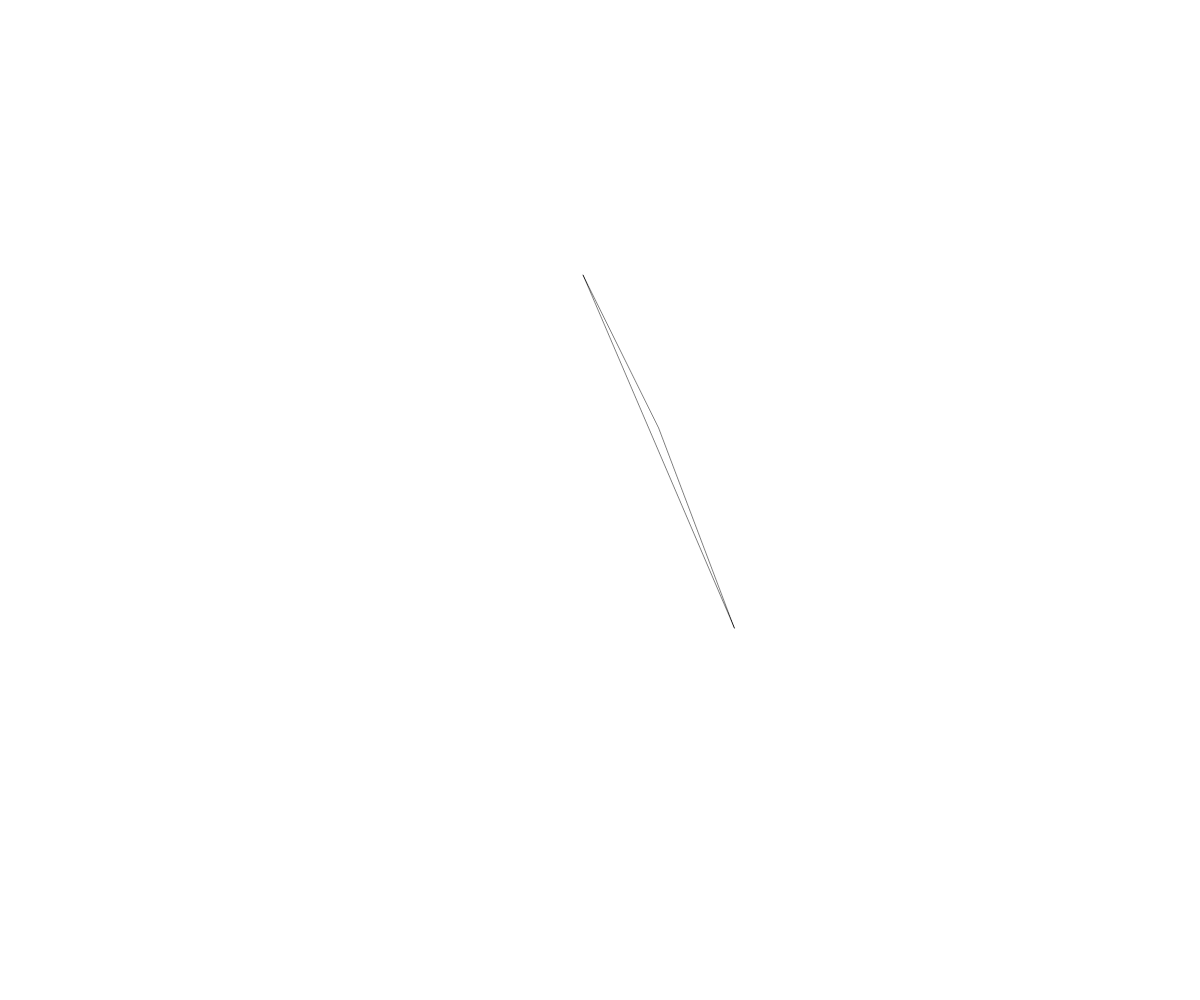
Frame 1 (no input)
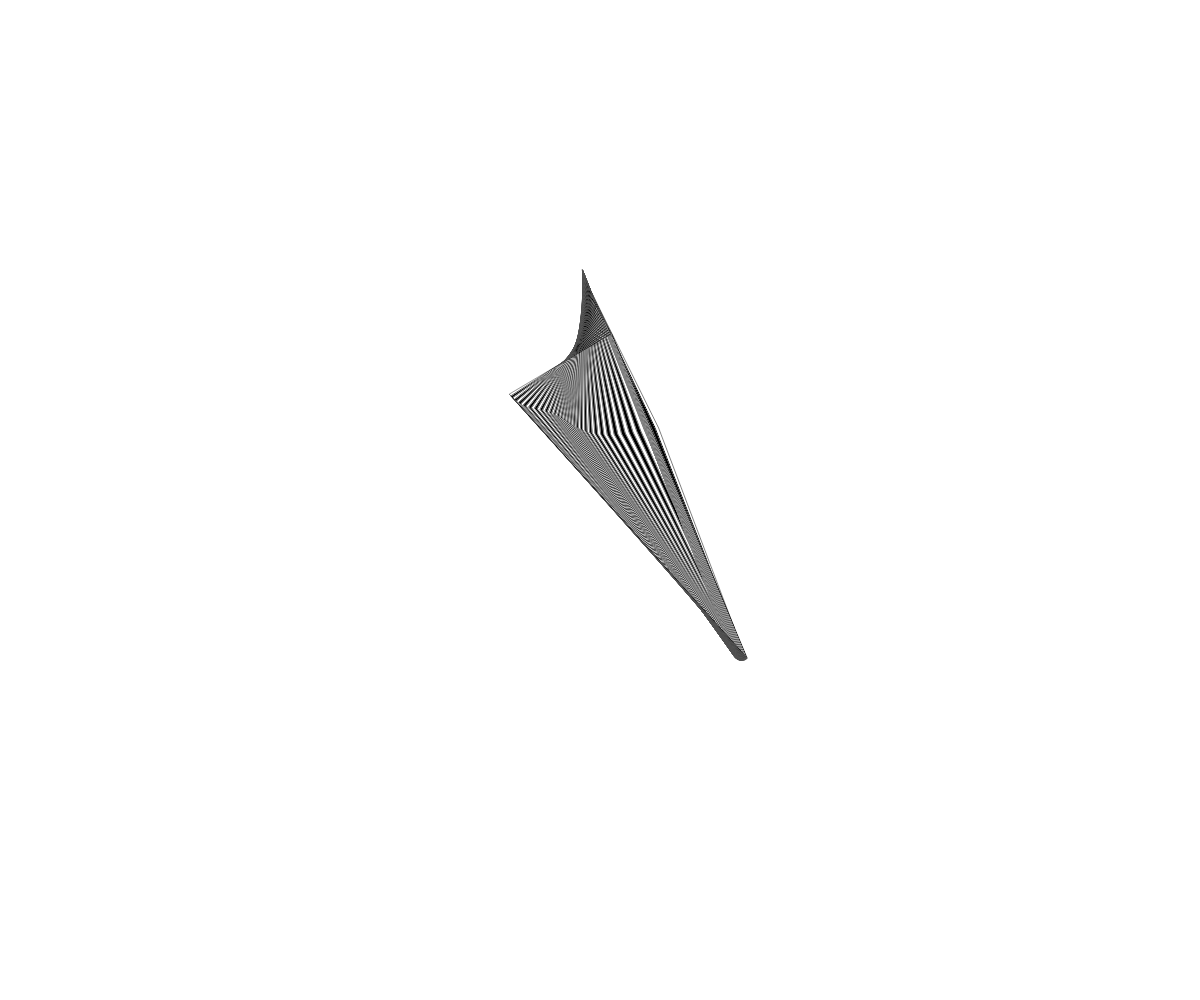
Frame 60 (no input)
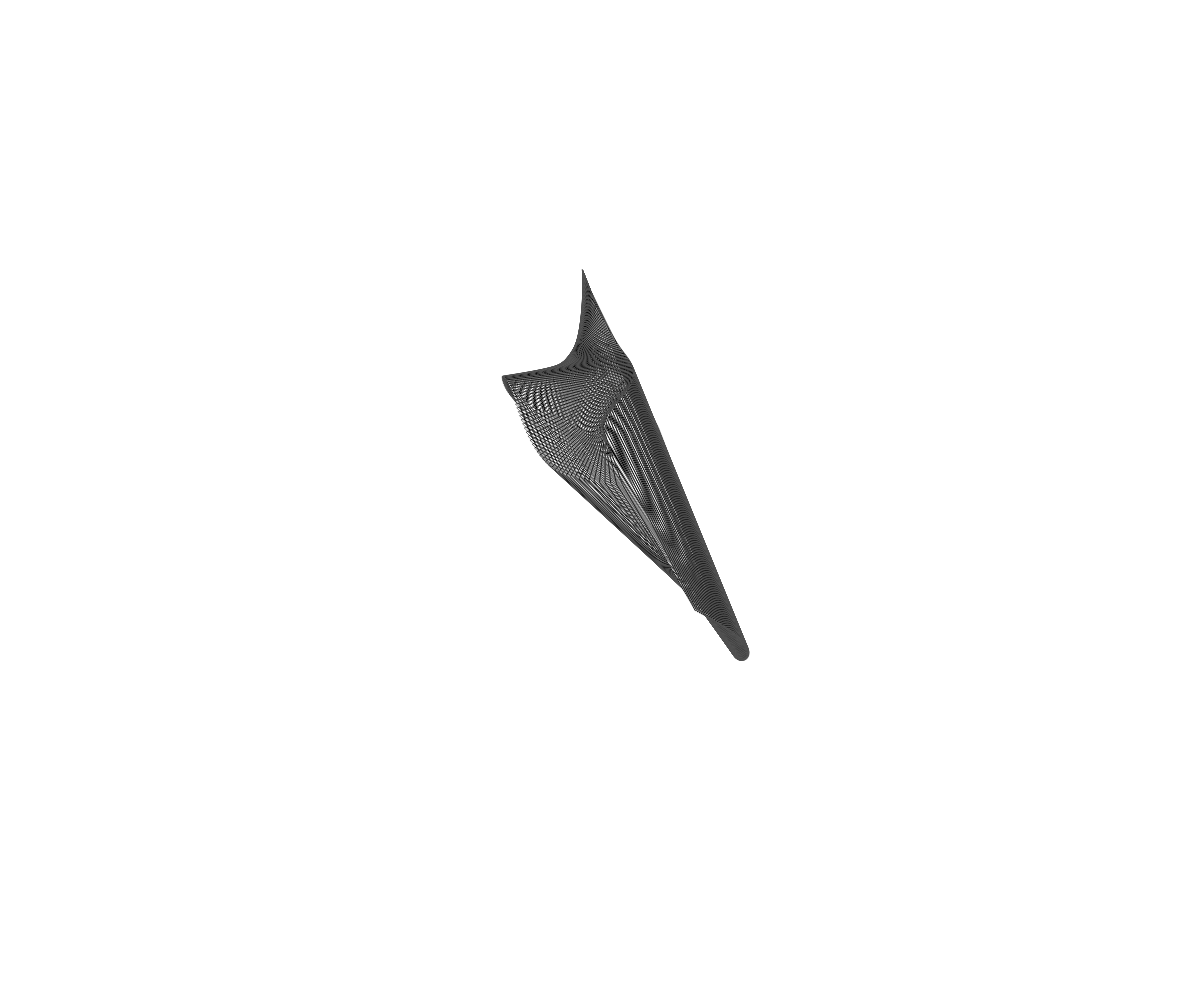
Frame 120 (the mouse pressed at the canvas centre since frame 60)

The p5.js sketch that drew these frames (run headless with seeded random() and noise() and a simulated clock; from frame 60 on, the mouse is pressed at the canvas centre):

// p5.js sketch
// ── sketch.js
// -
// Walker Mondi 2 by Fabrizio De Donatis [keyword1, keyword2]
// 2020 © Fabrizio De Donatis, Daniele @Fupete and the course DSII2020 at DESIGN.unirsm
// github.com/dsii-2020-unirsm — github.com/fupete
// Educational purposes, MIT License, 2020, San Marino
// —
// Credits/Thanks to:
// @codingtrain https://www.youtube.com/watch?v=uAfw-ko3kB8&t=550s 
//

var bubbles=[];


let h;
let w;
let nBubble=3;

function setup() {
  w= windowWidth;
  h= windowHeight;
  createCanvas(w, h,);
  colorMode(HSB,360)
  for (var i =0; i<nBubble; i++) {
    bubbles[i]= new Bubble (random(width),random(height));
  }
  
  
}

function draw() {
  //background(50);
  for (var i =0; i< bubbles.length; i++) {
    bubbles[i].update();   
    bubbles[i].display();
    for (var j =0; j< bubbles.length; j++) {
      if ( i != j && bubbles[i].intersects(bubbles[j])) {
        bubbles[i].changeColor();
        bubbles[j].changeColor();
        //bubbles[i].reverse();
        //bubbles[j].reverse();
        
  }
    }
  }
  
  
  triangle(bubbles[0].x, bubbles[0].y,bubbles[1].x, bubbles[1].y,bubbles[2].x, bubbles[2].y)
  
  
  
  
}

function windowResized() {
  resizeCanvas(windowWidth, windowHeight);
}
// ── bubble.js
function Bubble(x,y){
  this.x = x;
  this.y = y;
  this.r = 15; // raggio
  this.sat=0;
  this.hue=0;
  this.col = color(this.hue, this.sat, 220);
   this.t = random(100); //inizializzo punti di curva noise diversi
  this.gap = random(0.005, 0.001) //salto nel gap temporale
  this.pow=0.001;
  
  
    this.changeColor = function() {
      
      this.sat++
      this.col = color(this.hue, this.sat, 260);
      //this.col = color(random(255), random(255), random(255));
      if( this.sat > 360) {
      this.sat=0;
      this.hue+=10;
      this.pow+= 0.001; 
      }
    }
    
    this.intersects = function(other){
      var d = dist(this.x, this.y, other.x, other.y )
      if ( d<= this.r + other.r) {
        this.gap = random(0.005, 0.001)
       // this.gap = this.gap* -1*0.9
        return true;
      } else {
      return false;
      }
    }
  
    this.reverse = function(){
      this.gap = this.gap* -1
    }
  
    this.display = function () {
      stroke(this.col);
      //fill(this.col);
      //noFill()
      
     blendMode(DIFFERENCE) //MULTIPLY
      push()
      //stroke(this.hue,this.sat,200)
     // triangle(this.x, this.y, this.x/2, this.y,this.x*2, this.y*2);
      //triangle(this.x, this.y, this.r*2, h-this.r*2,w-this.r*2, h-this.r*2);
     // line(this.x, this.y, w-this.r*2, h-this.r*2);
      pop()
     // triangle(this.x, this.y, w-this.r*2, this.r*2,this.r*2, this.r*2);
     // line(this.x, this.y, w-this.r*2, this.r*2);
     // line(this.x, this.y, this.r*2, this.r*2); 
    }
  
    this.update = function(){
        //this.x = this.x + random(-1,1);
        //this.y = this.y + random(-1,1);
      this.t =this.t+ this.gap;
    this.x = map(noise(this.t), 0 ,1 ,-w*0.15 , w*1.15); 
    this.y = map(noise(this.t+5), 0 ,1 ,-h*0.15 , h*1.15);
      
      if (this.x > width - this.r || this.x < this.r) {
      this.gap = this.gap * -1;
    }
    if (this.y > height - this.r || this.y < this.r) {
      this.gap = this.gap * -1;
    }
  }
      
    
  
  
  
  
}
//
